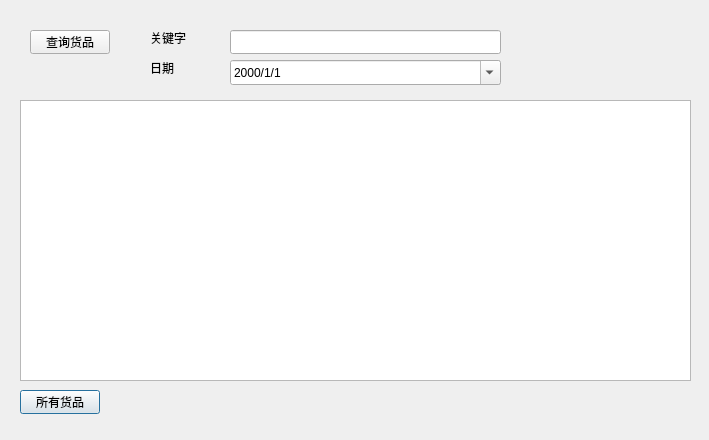
<?xml version="1.0" encoding="UTF-8"?>
<ui version="4.0">
 <class>ViewInvoiceDialog</class>
 <widget class="QDialog" name="ViewInvoiceDialog">
  <property name="geometry">
   <rect>
    <x>0</x>
    <y>0</y>
    <width>709</width>
    <height>440</height>
   </rect>
  </property>
  <property name="windowTitle">
   <string>Dialog</string>
  </property>
  <widget class="QPushButton" name="queryAllGoodsButton">
   <property name="geometry">
    <rect>
     <x>20</x>
     <y>390</y>
     <width>80</width>
     <height>24</height>
    </rect>
   </property>
   <property name="text">
    <string>所有货品</string>
   </property>
  </widget>
  <widget class="QPushButton" name="queryGoodsButton">
   <property name="geometry">
    <rect>
     <x>30</x>
     <y>30</y>
     <width>80</width>
     <height>24</height>
    </rect>
   </property>
   <property name="text">
    <string>查询货品</string>
   </property>
  </widget>
  <widget class="QLineEdit" name="keywordEdit">
   <property name="geometry">
    <rect>
     <x>230</x>
     <y>30</y>
     <width>271</width>
     <height>24</height>
    </rect>
   </property>
  </widget>
  <widget class="QTableView" name="goodsView">
   <property name="geometry">
    <rect>
     <x>20</x>
     <y>100</y>
     <width>671</width>
     <height>281</height>
    </rect>
   </property>
  </widget>
  <widget class="QDateEdit" name="dateEdit">
   <property name="geometry">
    <rect>
     <x>230</x>
     <y>60</y>
     <width>271</width>
     <height>25</height>
    </rect>
   </property>
   <property name="wrapping">
    <bool>false</bool>
   </property>
   <property name="frame">
    <bool>true</bool>
   </property>
   <property name="buttonSymbols">
    <enum>QAbstractSpinBox::UpDownArrows</enum>
   </property>
   <property name="accelerated">
    <bool>false</bool>
   </property>
   <property name="dateTime">
    <datetime>
     <hour>0</hour>
     <minute>0</minute>
     <second>0</second>
     <year>2000</year>
     <month>1</month>
     <day>1</day>
    </datetime>
   </property>
   <property name="displayFormat">
    <string>yyyy/M/d</string>
   </property>
   <property name="calendarPopup">
    <bool>true</bool>
   </property>
  </widget>
  <widget class="QLabel" name="label">
   <property name="geometry">
    <rect>
     <x>150</x>
     <y>30</y>
     <width>59</width>
     <height>16</height>
    </rect>
   </property>
   <property name="text">
    <string>关键字</string>
   </property>
  </widget>
  <widget class="QLabel" name="label_2">
   <property name="geometry">
    <rect>
     <x>150</x>
     <y>60</y>
     <width>59</width>
     <height>16</height>
    </rect>
   </property>
   <property name="text">
    <string>日期</string>
   </property>
  </widget>
 </widget>
 <resources/>
 <connections/>
</ui>
